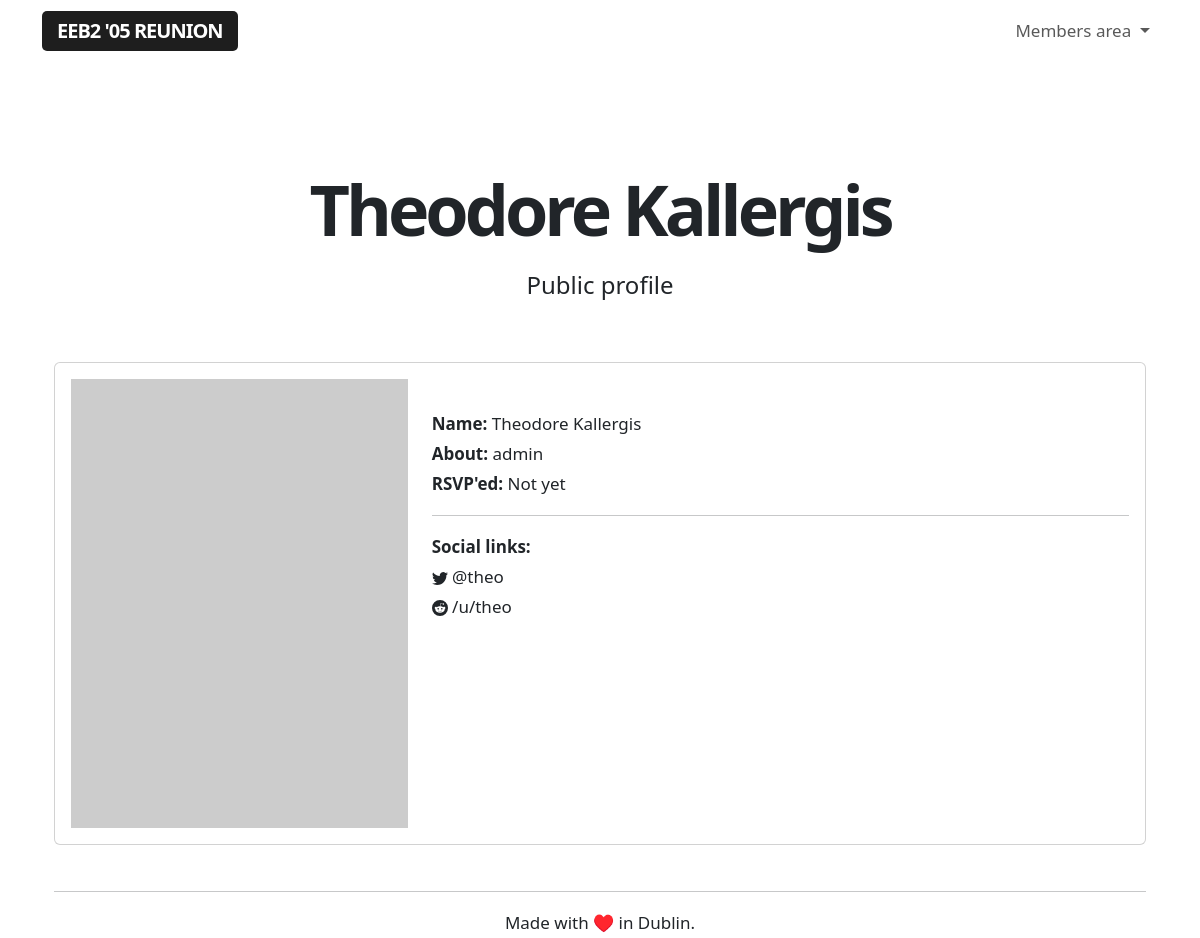
The page /public/other/1 (signed in) on the database as committed earlier.
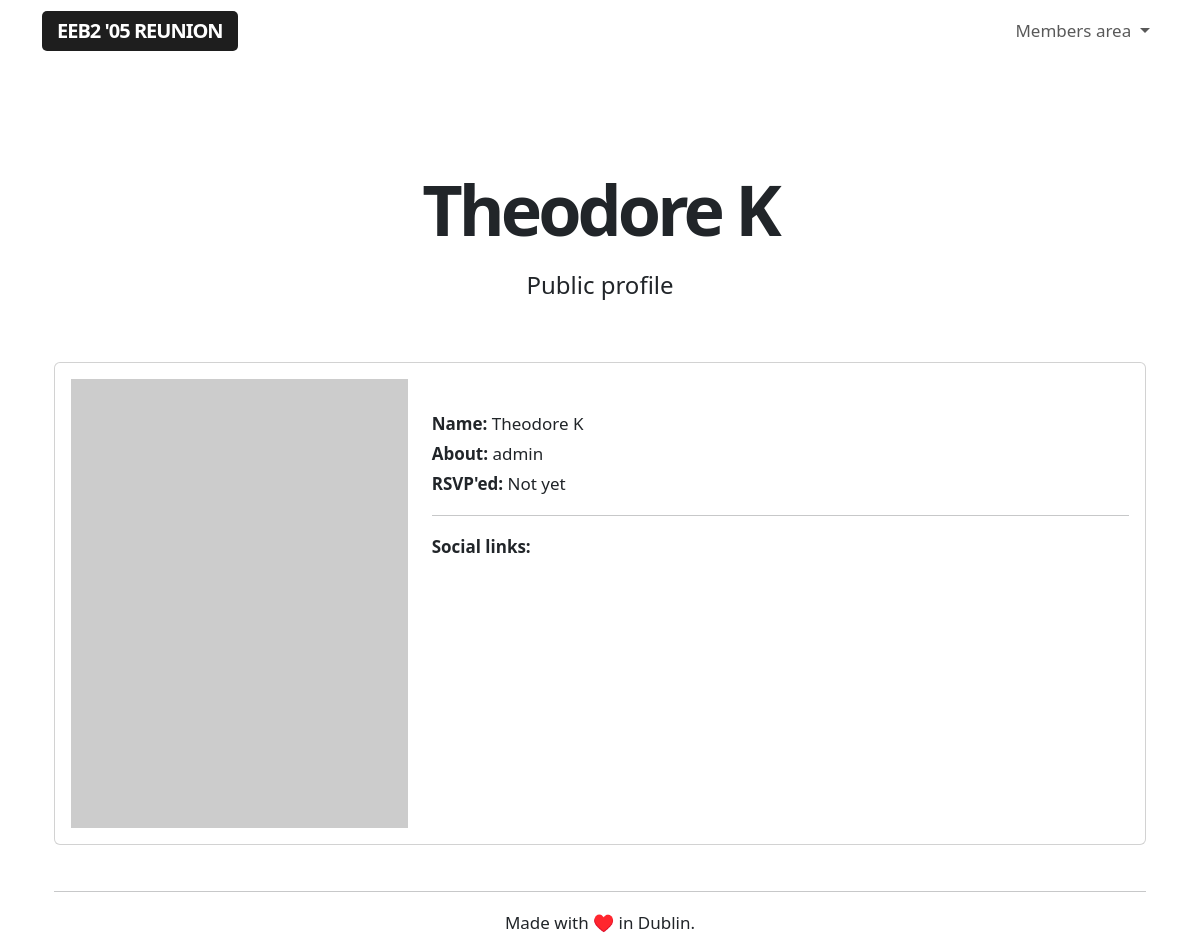
The same page on the database as committed later.
### app/models.py (models this page shows, shortened)
class User(UserMixin, db.Model):
    id = db.Column(db.Integer, primary_key=True)
    username = db.Column(db.String(64), index=True, unique=True)
    name = db.Column(db.String(64), index=True, unique=False)
    section = db.Column(db.String(64), index=True, unique=False)
    email = db.Column(db.String(120), index=True, unique=True)
    password_hash = db.Column(db.String(128))
    role = db.Column(db.String(64), index=True, unique=False)
    rsvp = db.Column(db.String(64), index=True, unique=False)
    facebook = db.Column(db.String(64), index=True, unique=False)
    twitter = db.Column(db.String(64), index=True, unique=False)
    instagram = db.Column(db.String(64), index=True, unique=False)
    linkedin = db.Column(db.String(64), index=True, unique=False)
    snapchat = db.Column(db.String(64), index=True, unique=False)
    reddit = db.Column(db.String(64), index=True, unique=False)
    mastodon = db.Column(db.String(64), index=True, unique=False)
    tiktok = db.Column(db.String(64), index=True, unique=False)

### app/routes.py (the view)
@app.route('/public/other/<userid>', methods=['GET'])
@login_required
def publicother(userid):
    user = User.query.filter_by(id=userid).first()
    if user.role !='I graduated in 2005':
        return render_template('public-other.html', userid=userid, user=user)

### app/models.py (called while the page is built)
@login.user_loader
def load_user(id):
    return User.query.get(int(id))

### app/templates/public-other.html (shortened to what this page needs)
{% extends "base.html" %}
{% block content %}
<div class="title">
    <h1>{{ user.name }}</h1>
    <h4>Public profile</h4>
</div>
<div class="container profile">
  <div class="row align-items-start">
    <div class="col-12">
        <div class="card">
            <div class="card-body">
                <div class="row align-items-start">
                    <div class="col-4">
                        <img class="placeholderimage" src="https://dummyimage.com/600x800/c2c2c2/fff.jpg&text=Profile+placeholder">
                    </div>
                    <div class="col-8">
                        <br>
                        <b>Name:</b> {{ user.name }}
                        <br>
                        <b>About:</b> {{ user.role }}
                        <br>
                        <b>RSVP'ed:</b> {{ user.rsvp }}
                        <hr>
                        <b>Social links:</b>
                        <br>
                        {% if user.twitter %}
                         {{ user.twitter }}
                        <br>
                        {% endif %}
                        {% if user.reddit %}
                         {{ user.reddit }}
                        <br>
                        {% endif %}
                    </div>
                </div>
            </div>
        </div>
    </div>
</div>
{% endblock %}

Rows that differ between the two databases and show on the page:
changed User "admin": name "Theodore Kallergis" → "Theodore K"; twitter "@theo" → (not shown); reddit "/u/theo" → (not shown)
